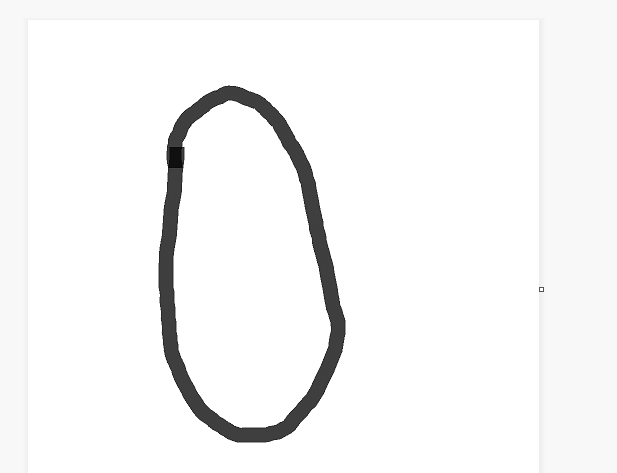
#> input picture handwritten recognition/captured_images/0/1.png, 617 x 473 px; its folder holds only this picture in this run
$ jupyter execute --allow-errors 'Hand written digit recognition.ipynb'   (shell and % lines are left out)
#> lines starting #> are read from the running program, lines starting #| are printed output that depends on the picture
[cell 1]
def one_time():
    import pyscreenshot as ImageGrab
    import time

    images_folder='captured_images/9/'
    for i in range(0,5):
        time.sleep(8)
        im=ImageGrab.grab(bbox=(33,327,650,800)) #x1,y1,x2,y2
        print("saved......",i)
        im.save(images_folder+str(i)+'.png')
        print("clear screen now and redraw now........")

[cell 2]
#Generate dataset
import cv2
import csv
import glob

header  =["label"]
for i in range(0,784):
   header.append("pixel"+str(i))
with open('dataset.csv', 'a') as f:
   writer = csv.writer(f)
   writer.writerow(header)

for label in range(10):
   dirList = glob.glob("captured_images/"+str(label)+"/*.png")

   for img_path in dirList:
       im= cv2.imread(img_path)
#> im is the input picture: shape (473, 617, 3); min 4, max 255, mean 245
       im_gray = cv2.cvtColor(im,cv2.COLOR_BGR2GRAY)
       im_gray = cv2.GaussianBlur(im_gray,(15,15), 0)
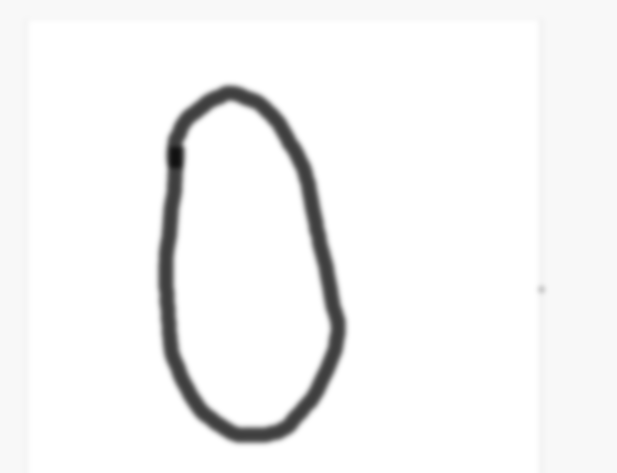
#> im_gray: shape (473, 617); min 16, max 255, mean 245
       roi= cv2.resize(im_gray,(28,28), interpolation=cv2.INTER_AREA)
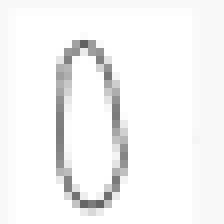
#> roi: shape (28, 28) (shown 8 times larger); min 98, max 255, mean 245

       data=[]
       data.append(label)
       rows, cols = roi.shape
#> rows = 28; cols = 28

       ## Add pixel one by one into data array
       for i in range(rows):
           for j in range(cols):
               k =roi[i,j]
               if k>100:
                   k=1
               else:
                   k=0
               data.append(k)
#> after the loop, data = 785 values, max 1 at index 1, min 0 at index 0, mean 0.997
       with open('dataset.csv', 'a') as f:
           writer = csv.writer(f)
           writer.writerow(data)
#> pass 2 of the loop `for label in range(10):`:
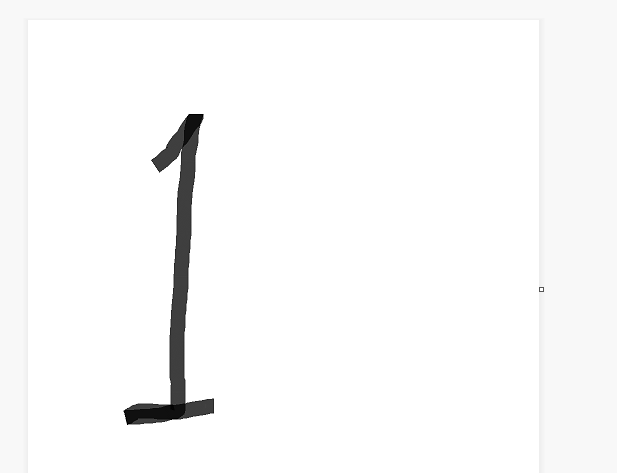
#> input picture handwritten recognition/captured_images/1/0.png, 617 x 473 px
#> im is the input picture: shape (473, 617, 3); min 0, max 255, mean 248.9
#> `roi= cv2.resize(im_gray,(28,28), interpolation=cv2.INTER_AREA)`:
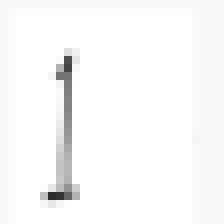
#> roi: shape (28, 28) (shown 8 times larger); min 45, max 255, mean 248.9
#> after the loop `for i in range(rows):`: data = 785 values, max 1 at index 0, min 0 at index 205, mean 0.995
